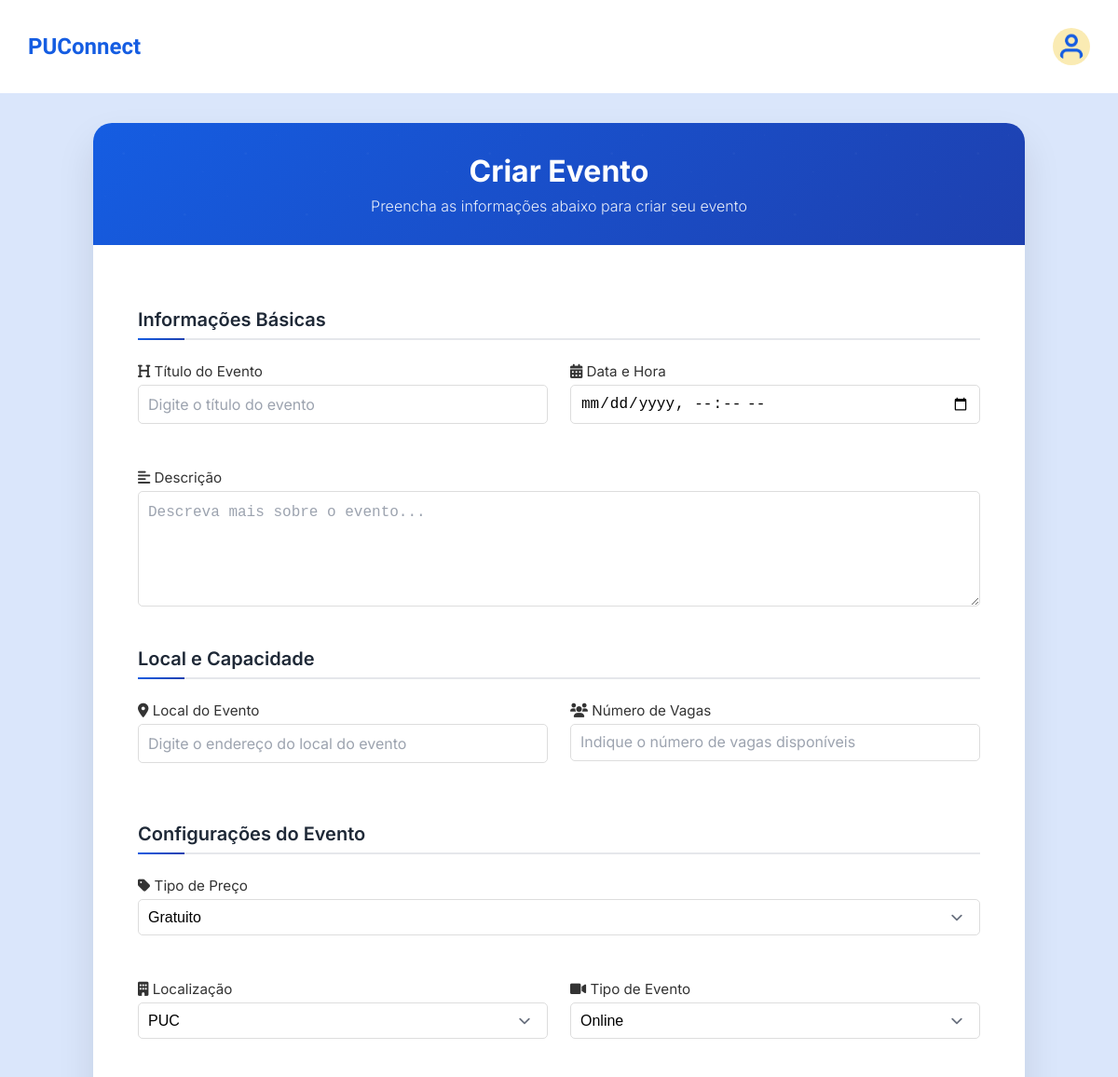
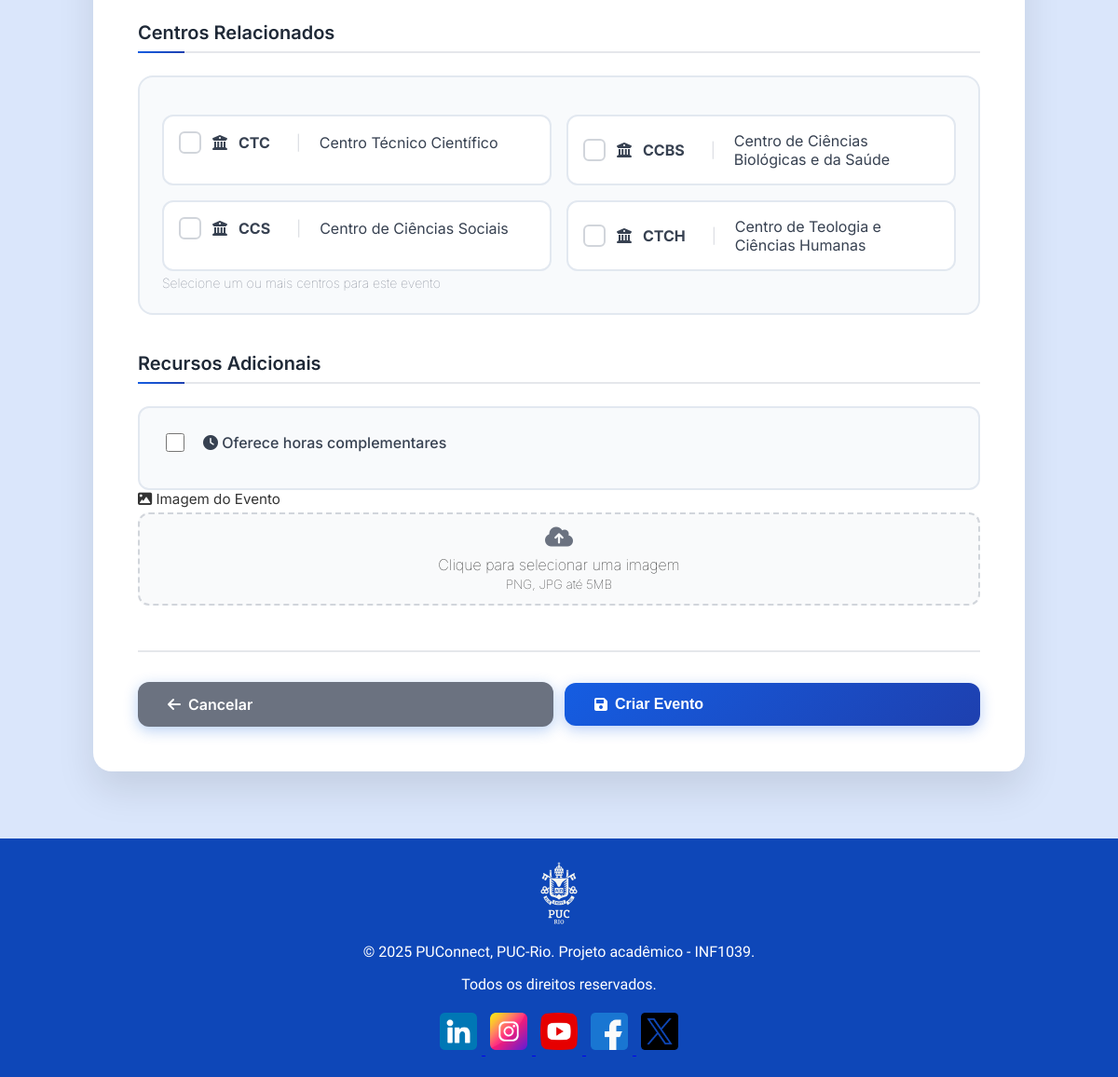
The app's page /eventos/criar/ (signed in) with its own data (2 pictures, top to bottom).
### core/models.py (models this page shows)
class Centro(models.Model):
    codigo = models.CharField(max_length=10, unique=True, verbose_name=_('código'))
    nome = models.CharField(max_length=100, verbose_name=_('nome'))
    class Meta:
        verbose_name = _('centro')
        verbose_name_plural = _('centros')
        ordering = ['nome']
    def __str__(self):
        return f"{self.codigo} - {self.nome}"

### core/views.py (the view)
# urls.py: path('eventos/criar/', views.criar_evento, name='criar_evento'),
@login_required
def criar_evento(request):
    if request.user.tipo_usuario != 'organizador':
        return redirect('index')
    if request.method == 'POST':
        form = EventoForm(request.POST, request.FILES)
        if form.is_valid():
            evento = form.save(commit=False)
            evento.organizador = request.user
            evento.save()
            messages.success(request, 'Evento criado com sucesso!')
            return redirect('meus_eventos')
    else:
        form = EventoForm()
    return render(request, 'core/evento_form.html', {
        'form': form,
        'action': 'Criar'
    })

### core/templatetags/core_tags.py (called while the page is built)
@register.filter(name='split')
def split(value, key):
    return value.split(key)

### core/templates/core/evento_form.html (shortened to what this page needs)
{% extends 'core/base.html' %}
{% load static %}
{% load core_tags %}
{% block content %}
<div class="form-container">
    <div class="form-wrapper">
        <div class="form-card">
            <div class="form-header">
                <h4>{{ action }} Evento</h4>
                <p>Preencha as informações abaixo para {{ action|lower }} seu evento</p>
            </div>
            <div class="form-body">
                <form method="post" enctype="multipart/form-data">
                    <div class="form-section">
                        <h3 class="section-title">Informações Básicas</h3>
                        <div class="form-row">
                            <div class="form-group">
                                <label for="{{ form.titulo.id_for_label }}" class="form-label">
                                    <i class="fas fa-heading"></i> Título do Evento
                                </label>
                                {{ form.titulo }}
                            </div>
                            <div class="form-group">
                                <label for="{{ form.data_hora.id_for_label }}" class="form-label">
                                    <i class="fas fa-calendar-alt"></i> Data e Hora
                                </label>
                                {{ form.data_hora }}
                            </div>
                        </div>
                        <div class="form-group">
                            <label for="{{ form.descricao.id_for_label }}" class="form-label">
                                <i class="fas fa-align-left"></i> Descrição
                            </label>
                            {{ form.descricao }}
                        </div>
                    </div>
                    <div class="form-section">
                        <h3 class="section-title">Local e Capacidade</h3>
                        <div class="form-row">
                            <div class="form-group">
                                <label for="{{ form.local.id_for_label }}" class="form-label">
                                    <i class="fas fa-map-marker-alt"></i> Local do Evento
                                </label>
                                {{ form.local }}
                            </div>
                            <div class="form-group">
                                <label for="{{ form.vagas.id_for_label }}" class="form-label">
                                    <i class="fas fa-users"></i> Número de Vagas
                                </label>
                                {{ form.vagas }}
                            </div>
                        </div>
                    </div>
                    <div class="form-section">
                        <h3 class="section-title">Configurações do Evento</h3>
                        <div class="form-row">
                            <div class="form-group">
                                <label for="{{ form.preco.id_for_label }}" class="form-label">
                                    <i class="fas fa-tag"></i> Tipo de Preço
                                </label>
                                {{ form.preco }}
                            </div>
                        </div>
                        <div class="form-row">
                            <div class="form-group">
                                <label for="{{ form.lugar.id_for_label }}" class="form-label">
                                    <i class="fas fa-building"></i> Localização
                                </label>
                                {{ form.lugar }}
                            </div>
                            <div class="form-group">
                                <label for="{{ form.tipo_evento.id_for_label }}" class="form-label">
                                    <i class="fas fa-video"></i> Tipo de Evento
                                </label>
                                {{ form.tipo_evento }}
                            </div>
                        </div>
                    </div>
                    <div class="form-section">
                        <h3 class="section-title">Centros Relacionados</h3>
                        <div class="centros-section">
                            <div class="centros-checkboxes">
                                {% for choice in form.centros %}
                                    <div class="centro-checkbox">
                                        <label for="{{ choice.id_for_label }}">
                                            <i class="fas fa-university"></i>
                                            {% with parts=choice.choice_label|split:" - " %}
                                                <span class="centro-sigla">{{ parts.0|upper }}</span>
                                                <span class="centro-divider">|</span>
                                                <span class="centro-nome">{{ parts.1 }}</span>
                                            {% endwith %}
                                        </label>
                                    </div>
                                {% endfor %}
                            </div>
                            {% if form.centros.help_text %}
                                <div class="form-text">{{ form.centros.help_text }}</div>
                            {% endif %}
                        </div>
                    </div>
                    <div class="form-section">
                        <h3 class="section-title">Recursos Adicionais</h3>
                        <div class="checkbox-group">
                            <div class="form-check">
                                {{ form.horas_complementares }}
                                <label for="{{ form.horas_complementares.id_for_label }}">
                                    <i class="fas fa-clock"></i>
                                    Oferece horas complementares
                                </label>
                            </div>
                        </div>
                        <div class="form-group">
                            <label for="{{ form.imagem.id_for_label }}" class="form-label">
                                <i class="fas fa-image"></i> Imagem do Evento
                            </label>
                            <div class="file-input-group">
                                <div class="file-input-wrapper">
                                    <div class="file-input-display">
                                        <i class="fas fa-cloud-upload-alt"></i>
                                        <div>Clique para selecionar uma imagem</div>
                                        <small>PNG, JPG até 5MB</small>
                                    </div>
                                </div>
                            </div>
                        </div>
                    </div>
                    <div class="form-actions">
                        <a href="{% url 'meus_eventos' %}" class="btn btn-secondary">
                            <i class="fas fa-arrow-left"></i> Cancelar
                        </a>
                        <button type="submit" class="btn btn-primary">
                            <i class="fas fa-save"></i> {{ action }} Evento
                        </button>
                    </div>
                </form>
            </div>
        </div>
    </div>
</div>
{% endblock %}

### core/static/core/css/style.css (style rules this page uses)
html, body { min-height: 100%; margin: 0; padding: 0; }
body { display: flex; flex-direction: column; margin: 0; padding: 0; font-family: 'Cal Sans', sans-serif; font-weight: 100; }
input[type="text"] { flex: 1; border: none; outline: none; font-size: 16px; font-family: 'Inter', sans-serif; }
input::placeholder { font-family: 'Inter', sans-serif; font-size: 16px; color: #999; font-weight: 400; }
.btn { padding: 10px 20px; background-color: #155de2; color: white; border: none; border-radius: 6px; text-decoration: none; font-size: 16px; transition: all 0.3s ease; box-shadow: 0 4px 20px rgba(0, 0, 0, 0.1); }
.form-group { margin-bottom: 20px; }
.form-group label { display: block; margin-bottom: 5px; color: #333; font-weight: 400; }
.form-group input, .form-group textarea, .form-group select { width: 100%; padding: 10px; border: 1px solid #ddd; border-radius: 5px; font-size: 16px; background: #fff; box-sizing: border-box; appearance: none; -webkit-appearance: none; -moz-appearance: none; }
.form-group select { cursor: pointer; }
.form-actions { display: flex; gap: 12px; margin-top: 20px; flex-wrap: nowrap; justify-content: flex-end; }
.btn { flex: 1; padding: 12px; border: none; border-radius: 5px; font-size: 16px; cursor: pointer; text-align: center; text-decoration: none; }
.btn-primary { background: #155de2; color: white; }
.btn-secondary { background: linear-gradient(135deg, #1563d9 0%, #0e47b8 100%); color: white; box-shadow: 0 4px 15px rgba(21, 99, 217, 0.3); }
.btn-primary { background: linear-gradient(135deg, #1563d9 0%, #0e47b8 100%); color: white; box-shadow: 0 4px 15px rgba(21, 99, 217, 0.3); }
.form-check { margin-bottom: 0.75rem; }
.form-check-input { width: 18px; height: 18px; margin-right: 0.5rem; cursor: pointer; }

### records on screen
Centro: codigo "CTC", nome "Centro Técnico Científico"
Centro: codigo "CCBS", nome "Centro de Ciências Biológicas e da Saúde"
Centro: codigo "CCS", nome "Centro de Ciências Sociais"
Centro: codigo "CTCH", nome "Centro de Teologia e Ciências Humanas"

### other values on screen
{{ action }} "Criar"
{{ action|lower }} "criar"
